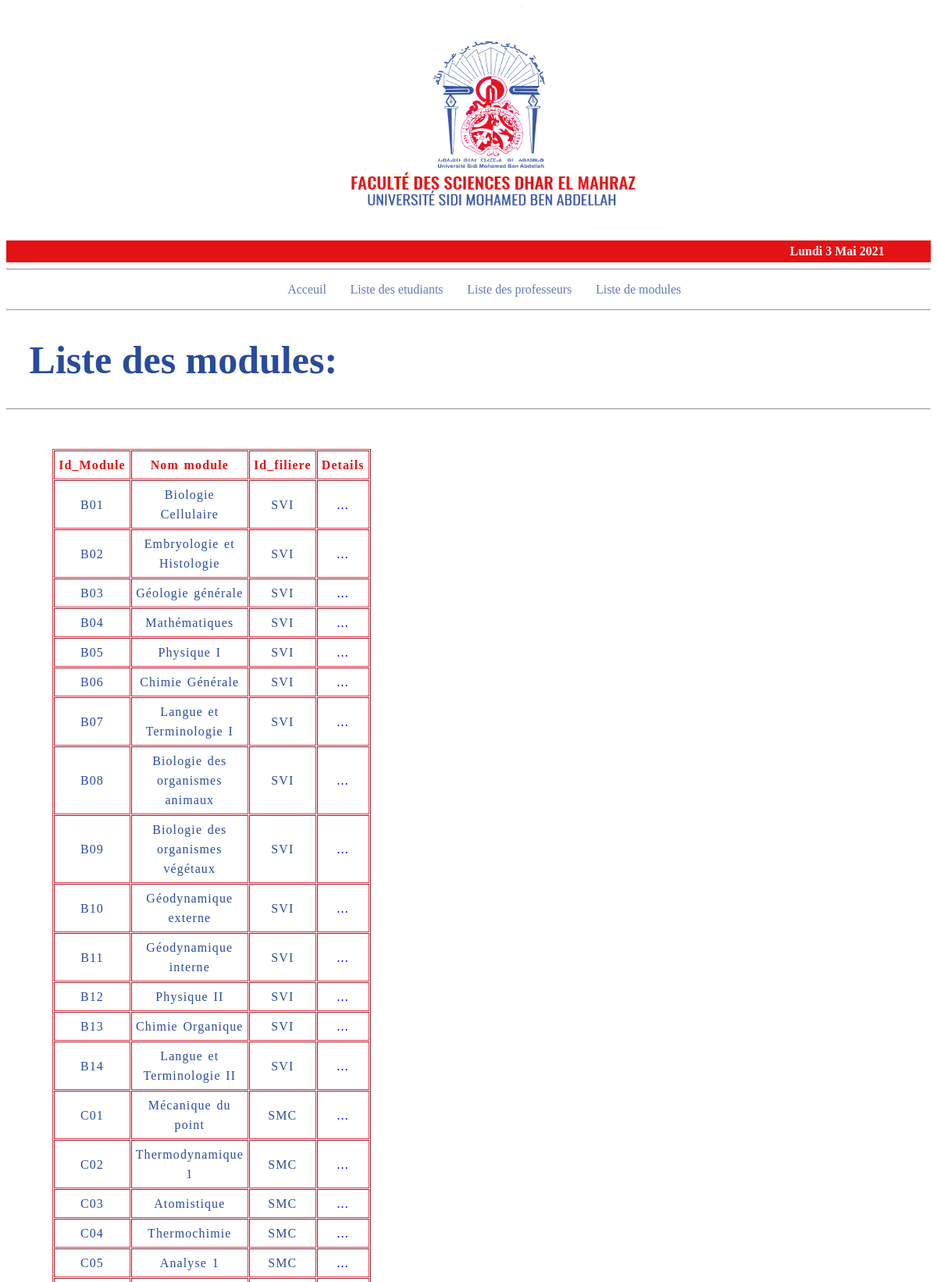
The page /website/html/units_list.php (upper part) on the database its author committed.
### tables this page shows
CREATE TABLE `modules` (
  `id_module` varchar(4) NOT NULL,
  `nom_module` varchar(100) NOT NULL,
  `id_filiere` varchar(4) NOT NULL,
  `code_prof` int(6) NOT NULL,
  `id_semestre` int(1) NOT NULL DEFAULT 1
);

### website/html/templates/data.php (called while the page is built, shortened)
<?php
require('config.php');
$sql = 'SELECT * FROM modules;';
$result = mysqli_query($conn,$sql);
$modules = [];
while($module = mysqli_fetch_assoc($result)){
	$modules[] = $module;
}
?>

### website/html/units_list.php (the view, shortened to what this page needs)
<?php
require('templates/data.php');
?>
<!DOCTYPE html>
<html>
<head>
	<link rel="stylesheet" type="text/css" href="../css/style.css">
</head>
<body>
<header id="mainHeader">
	<?php
		include("templates/header.php");
	 ?>
	 <hr>
	 <?php
	include('templates/nav.php');
?>
<hr>
	<div id="main">
		<h1>Liste des modules: </h1>
	</div>
	<hr>
</header>
<section>
	    <table border="table" cellspacing="1px" cellpadding="5px">
			<thead>
				<tr>
					<th>Id_Module</th>
					<th>Nom module</th>
					<th>Id_filiere</th>
					<th>Details</th>
				</tr>
			</thead>
			<tbody>
				<?php
                    for ($i=0; $i <count($modules) ; $i++) {
				 	echo "
					 	<tr>
                            <td>{$modules[$i]['id_module']}</td>
					 		<td>{$modules[$i]['nom_module']}</td>
					 		<td>{$modules[$i]['id_filiere']}</td>
					 		<td>";
					 ?>
					<a style = "text-decoration: none;" class= 'details' href='unit_details.php?id_module=<?=$modules[$i]['id_module']?>'> ... </a>
					<?php
					echo"  </td>
					 	</tr>
					";
				 }
				 ?>
			</tbody>
		</table>
</section>
</body>
</html>

### website/css/style.css (style rules this page uses)
body { background-color: #ffffff; }
h1 { color: #294B9E; text-shadow: currentColor; font-size: 50px; padding-left: 2.5%; }
table { margin-top: 50px; margin-bottom: 50px; margin-left:5%; margin-right:5%; text-align: center; letter-spacing: 1.1px; word-spacing: 1.6px; line-height: 25px; width: 30%; padding: 0; border-color:#E33147; }
thead { color:#E31215; }
td { color: #294B9E; }

### rows shown on the page
modules: id_module "B01", nom_module "Biologie Cellulaire", id_filiere "SVI"
modules: id_module "B02", nom_module "Embryologie et Histologie", id_filiere "SVI"
modules: id_module "B03", nom_module "Géologie générale", id_filiere "SVI"
modules: id_module "B04", nom_module "Mathématiques", id_filiere "SVI"
modules: id_module "B05", nom_module "Physique I", id_filiere "SVI"
modules: id_module "B06", nom_module "Chimie Générale", id_filiere "SVI"
modules: id_module "B07", nom_module "Langue et Terminologie I", id_filiere "SVI"
modules: id_module "B08", nom_module "Biologie des organismes animaux", id_filiere "SVI"
modules: id_module "B09", nom_module "Biologie des organismes végétaux", id_filiere "SVI"
modules: id_module "B10", nom_module "Géodynamique externe", id_filiere "SVI"
modules: id_module "B11", nom_module "Géodynamique interne", id_filiere "SVI"
modules: id_module "B12", nom_module "Physique II", id_filiere "SVI"
modules: id_module "B13", nom_module "Chimie Organique", id_filiere "SVI"
modules: id_module "B14", nom_module "Langue et Terminologie II", id_filiere "SVI"
modules: id_module "C01", nom_module "Mécanique du point", id_filiere "SMC"
modules: id_module "C02", nom_module "Thermodynamique 1", id_filiere "SMC"
modules: id_module "C03", nom_module "Atomistique", id_filiere "SMC"
modules: id_module "C04", nom_module "Thermochimie", id_filiere "SMC"
modules: id_module "C05", nom_module "Analyse 1", id_filiere "SMC"

### other values the page prints
$ln["jour"][$jour_de_la_semaine] "Lundi"
$jour_du_mois "3"
$ln["mois"][$mois] "Mai"
$annee "2021"
